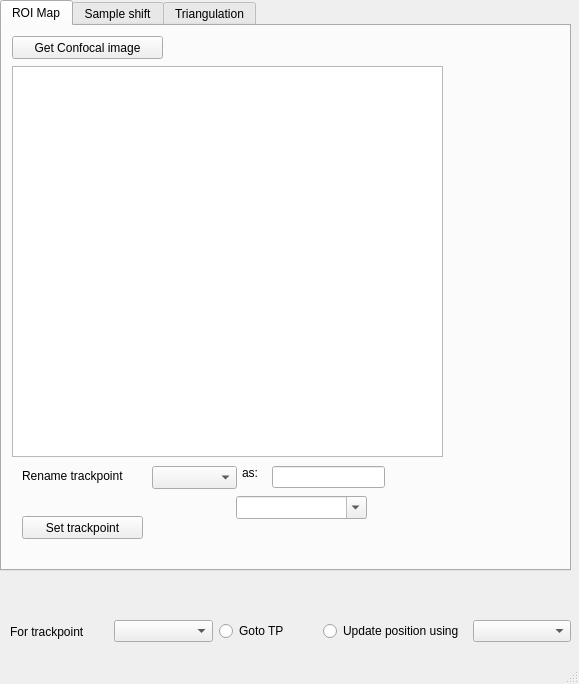
<?xml version="1.0" encoding="UTF-8"?>
<ui version="4.0">
 <class>TrackpointManager</class>
 <widget class="QMainWindow" name="TrackpointManager">
  <property name="geometry">
   <rect>
    <x>0</x>
    <y>0</y>
    <width>579</width>
    <height>684</height>
   </rect>
  </property>
  <property name="windowTitle">
   <string>qudi: Trackpoint Manager</string>
  </property>
  <widget class="QWidget" name="centralwidget">
   <widget class="QTabWidget" name="tabWidget">
    <property name="geometry">
     <rect>
      <x>0</x>
      <y>0</y>
      <width>571</width>
      <height>571</height>
     </rect>
    </property>
    <property name="currentIndex">
     <number>0</number>
    </property>
    <widget class="QWidget" name="roiMap">
     <attribute name="title">
      <string>ROI Map</string>
     </attribute>
     <widget class="PlotWidget" name="xy_refocus_ViewWidget">
      <property name="geometry">
       <rect>
        <x>10</x>
        <y>40</y>
        <width>431</width>
        <height>391</height>
       </rect>
      </property>
      <property name="sizePolicy">
       <sizepolicy hsizetype="Expanding" vsizetype="Expanding">
        <horstretch>0</horstretch>
        <verstretch>6</verstretch>
       </sizepolicy>
      </property>
     </widget>
     <widget class="QPushButton" name="pushButton">
      <property name="geometry">
       <rect>
        <x>10</x>
        <y>10</y>
        <width>151</width>
        <height>23</height>
       </rect>
      </property>
      <property name="text">
       <string>Get Confocal image</string>
      </property>
     </widget>
     <widget class="QPushButton" name="pushButton_2">
      <property name="geometry">
       <rect>
        <x>20</x>
        <y>490</y>
        <width>121</width>
        <height>23</height>
       </rect>
      </property>
      <property name="text">
       <string>Set trackpoint</string>
      </property>
     </widget>
     <widget class="QLabel" name="label">
      <property name="geometry">
       <rect>
        <x>20</x>
        <y>440</y>
        <width>121</width>
        <height>20</height>
       </rect>
      </property>
      <property name="text">
       <string>Rename trackpoint </string>
      </property>
     </widget>
     <widget class="QLineEdit" name="lineEdit">
      <property name="geometry">
       <rect>
        <x>270</x>
        <y>440</y>
        <width>113</width>
        <height>22</height>
       </rect>
      </property>
     </widget>
     <widget class="QComboBox" name="comboBox_3">
      <property name="geometry">
       <rect>
        <x>234</x>
        <y>470</y>
        <width>131</width>
        <height>23</height>
       </rect>
      </property>
      <property name="editable">
       <bool>true</bool>
      </property>
     </widget>
     <widget class="QComboBox" name="comboBox_4">
      <property name="geometry">
       <rect>
        <x>150</x>
        <y>440</y>
        <width>85</width>
        <height>23</height>
       </rect>
      </property>
     </widget>
     <widget class="QLabel" name="label_3">
      <property name="geometry">
       <rect>
        <x>240</x>
        <y>440</y>
        <width>58</width>
        <height>14</height>
       </rect>
      </property>
      <property name="text">
       <string>as: </string>
      </property>
     </widget>
    </widget>
    <widget class="QWidget" name="sampleShift">
     <attribute name="title">
      <string>Sample shift</string>
     </attribute>
     <widget class="PlotWidget" name="xy_refocus_ViewWidget_2">
      <property name="geometry">
       <rect>
        <x>30</x>
        <y>20</y>
        <width>431</width>
        <height>431</height>
       </rect>
      </property>
      <property name="sizePolicy">
       <sizepolicy hsizetype="Expanding" vsizetype="Expanding">
        <horstretch>0</horstretch>
        <verstretch>6</verstretch>
       </sizepolicy>
      </property>
     </widget>
    </widget>
    <widget class="QWidget" name="triangulation">
     <attribute name="title">
      <string>Triangulation</string>
     </attribute>
    </widget>
   </widget>
   <widget class="QWidget" name="horizontalLayoutWidget">
    <property name="geometry">
     <rect>
      <x>10</x>
      <y>619</y>
      <width>561</width>
      <height>25</height>
     </rect>
    </property>
    <layout class="QHBoxLayout" name="horizontalLayout">
     <item>
      <widget class="QLabel" name="label_2">
       <property name="text">
        <string>For trackpoint</string>
       </property>
      </widget>
     </item>
     <item>
      <widget class="QComboBox" name="comboBox">
       <property name="editable">
        <bool>false</bool>
       </property>
      </widget>
     </item>
     <item>
      <widget class="QRadioButton" name="radioButton_2">
       <property name="text">
        <string>Goto TP</string>
       </property>
      </widget>
     </item>
     <item>
      <widget class="QRadioButton" name="radioButton">
       <property name="text">
        <string>Update position using </string>
       </property>
      </widget>
     </item>
     <item>
      <widget class="QComboBox" name="comboBox_2"/>
     </item>
    </layout>
   </widget>
  </widget>
  <widget class="QMenuBar" name="menubar">
   <property name="geometry">
    <rect>
     <x>0</x>
     <y>0</y>
     <width>579</width>
     <height>20</height>
    </rect>
   </property>
  </widget>
  <widget class="QStatusBar" name="statusbar"/>
 </widget>
 <customwidgets>
  <customwidget>
   <class>PlotWidget</class>
   <extends>QGraphicsView</extends>
   <header>pyqtgraph.h</header>
  </customwidget>
 </customwidgets>
 <resources/>
 <connections/>
</ui>
